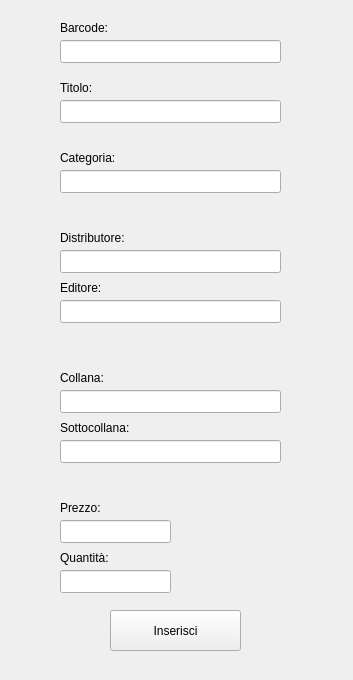
<?xml version="1.0" encoding="UTF-8"?>
<ui version="4.0">
 <class>InserimentoFumetto</class>
 <widget class="QWidget" name="InserimentoFumetto">
  <property name="geometry">
   <rect>
    <x>0</x>
    <y>0</y>
    <width>353</width>
    <height>680</height>
   </rect>
  </property>
  <property name="windowTitle">
   <string>Inserimento Fumetto</string>
  </property>
  <widget class="QLabel" name="label">
   <property name="geometry">
    <rect>
     <x>60</x>
     <y>20</y>
     <width>55</width>
     <height>16</height>
    </rect>
   </property>
   <property name="text">
    <string>Barcode:</string>
   </property>
  </widget>
  <widget class="QLineEdit" name="line_barcode">
   <property name="geometry">
    <rect>
     <x>60</x>
     <y>40</y>
     <width>221</width>
     <height>23</height>
    </rect>
   </property>
  </widget>
  <widget class="QLabel" name="label_2">
   <property name="geometry">
    <rect>
     <x>60</x>
     <y>150</y>
     <width>81</width>
     <height>16</height>
    </rect>
   </property>
   <property name="text">
    <string>Categoria:</string>
   </property>
  </widget>
  <widget class="QLineEdit" name="line_categoria">
   <property name="geometry">
    <rect>
     <x>60</x>
     <y>170</y>
     <width>221</width>
     <height>23</height>
    </rect>
   </property>
  </widget>
  <widget class="QLabel" name="label_3">
   <property name="geometry">
    <rect>
     <x>60</x>
     <y>230</y>
     <width>101</width>
     <height>16</height>
    </rect>
   </property>
   <property name="text">
    <string>Distributore:</string>
   </property>
  </widget>
  <widget class="QLineEdit" name="line_distributore">
   <property name="geometry">
    <rect>
     <x>60</x>
     <y>250</y>
     <width>221</width>
     <height>23</height>
    </rect>
   </property>
  </widget>
  <widget class="QLabel" name="label_4">
   <property name="geometry">
    <rect>
     <x>60</x>
     <y>280</y>
     <width>55</width>
     <height>16</height>
    </rect>
   </property>
   <property name="text">
    <string>Editore:</string>
   </property>
  </widget>
  <widget class="QLineEdit" name="line_editore">
   <property name="geometry">
    <rect>
     <x>60</x>
     <y>300</y>
     <width>221</width>
     <height>23</height>
    </rect>
   </property>
  </widget>
  <widget class="QLabel" name="label_5">
   <property name="geometry">
    <rect>
     <x>60</x>
     <y>370</y>
     <width>55</width>
     <height>16</height>
    </rect>
   </property>
   <property name="text">
    <string>Collana:</string>
   </property>
  </widget>
  <widget class="QLineEdit" name="line_collana">
   <property name="geometry">
    <rect>
     <x>60</x>
     <y>390</y>
     <width>221</width>
     <height>23</height>
    </rect>
   </property>
  </widget>
  <widget class="QLabel" name="label_6">
   <property name="geometry">
    <rect>
     <x>60</x>
     <y>420</y>
     <width>91</width>
     <height>16</height>
    </rect>
   </property>
   <property name="text">
    <string>Sottocollana:</string>
   </property>
  </widget>
  <widget class="QLineEdit" name="line_sottocollana">
   <property name="geometry">
    <rect>
     <x>60</x>
     <y>440</y>
     <width>221</width>
     <height>23</height>
    </rect>
   </property>
  </widget>
  <widget class="QLabel" name="label_7">
   <property name="geometry">
    <rect>
     <x>60</x>
     <y>500</y>
     <width>55</width>
     <height>16</height>
    </rect>
   </property>
   <property name="text">
    <string>Prezzo:</string>
   </property>
  </widget>
  <widget class="QLineEdit" name="line_prezzo">
   <property name="geometry">
    <rect>
     <x>60</x>
     <y>520</y>
     <width>111</width>
     <height>23</height>
    </rect>
   </property>
  </widget>
  <widget class="QLabel" name="label_8">
   <property name="geometry">
    <rect>
     <x>60</x>
     <y>550</y>
     <width>55</width>
     <height>16</height>
    </rect>
   </property>
   <property name="text">
    <string>Quantità:</string>
   </property>
  </widget>
  <widget class="QLineEdit" name="line_quantita">
   <property name="geometry">
    <rect>
     <x>60</x>
     <y>570</y>
     <width>111</width>
     <height>23</height>
    </rect>
   </property>
  </widget>
  <widget class="QPushButton" name="btn_inserisci">
   <property name="geometry">
    <rect>
     <x>110</x>
     <y>610</y>
     <width>131</width>
     <height>41</height>
    </rect>
   </property>
   <property name="text">
    <string>Inserisci</string>
   </property>
  </widget>
  <widget class="QLineEdit" name="line_titolo">
   <property name="geometry">
    <rect>
     <x>60</x>
     <y>100</y>
     <width>221</width>
     <height>23</height>
    </rect>
   </property>
  </widget>
  <widget class="QLabel" name="label_9">
   <property name="geometry">
    <rect>
     <x>60</x>
     <y>80</y>
     <width>211</width>
     <height>16</height>
    </rect>
   </property>
   <property name="text">
    <string>Titolo:</string>
   </property>
  </widget>
 </widget>
 <resources/>
 <connections/>
</ui>
